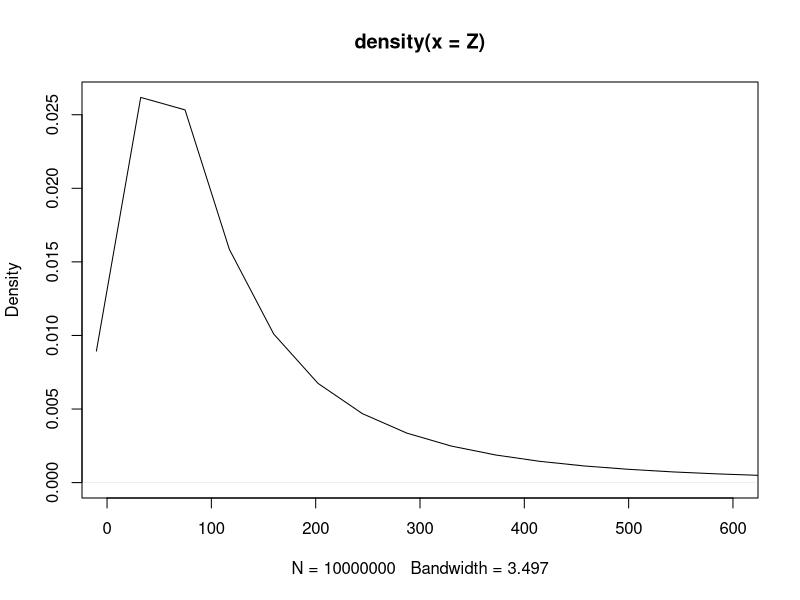

Write R code to recreate this figure.

### This script fits a lognormal distribution to estimates from previous literature

minimise_this_lognormal <- function(sd) {
  mean = mean
  mean_sq = mean^2
  sd_sq = sd^2
  LQR = LQR
  UQR = UQR
  
  a = log(mean_sq/sqrt(mean_sq+sd_sq))
  b = log(1+sd_sq/mean_sq)
  
  Z= rlnorm(10000000, meanlog = a,sdlog = b)
  
  LQR_estimate <- as.numeric(quantile(Z)[2])
  UQR_estimate <- as.numeric(quantile(Z)[4])
  (LQR - LQR_estimate)^2 + (UQR - UQR_estimate)^2
}

# pneumoccocal meningitis
mean = 144.18
UQR = 331.49
LQR = 115.06

sd = optimize(minimise_this_lognormal, interval=c(0, 200))
sd = sd$minimum

mean_sq = mean^2
sd_sq = sd^2

a = log(mean_sq/sqrt(mean_sq+sd_sq))
b = log(1+sd_sq/mean_sq)

Z= rlnorm(10000000, meanlog = a,sdlog = b)
plot(density(Z),xlim=c(0,600))
mean(Z)
quantile(Z)
